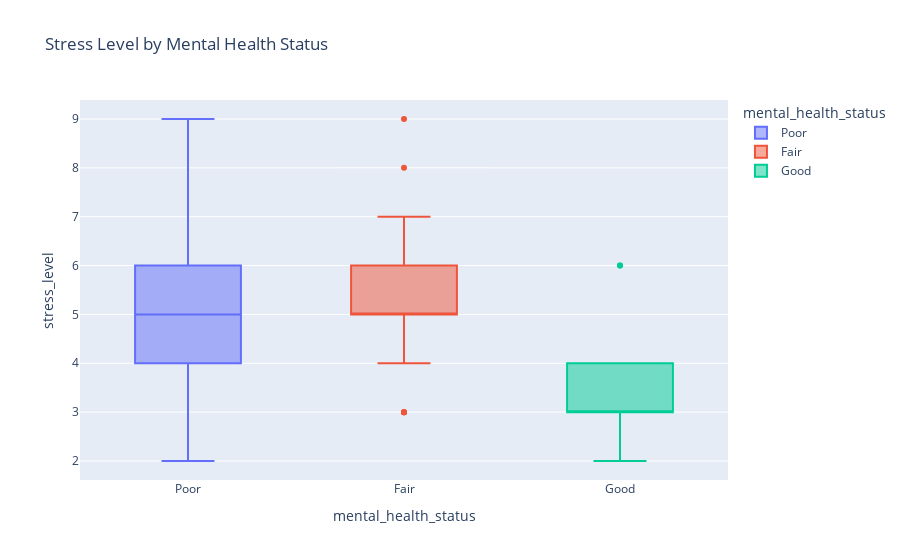

The notebook cell this image was saved under:
### Markdown cell above
it is seen that males are most depressed in general and females have more tendency to be of fair mental health status. In otheres category the amount of poor and fair mental health status are almost same. and it is clear that good mental health is less in all classes

### Code cell
#Stress Level vs Mental Health Status
fig = px.box(df, x='mental_health_status', y='stress_level', title='Stress Level by Mental Health Status', color='mental_health_status')
fig.show()

### Figure 1 — Plotly figure (JSON) as saved in the notebook; plotly's stock layout.template omitted (floating-point values rounded to 4 significant figures; data arrays with more than 128 entries replaced by an {"elided": "..."} marker saying what was removed)
{"data": [{"alignmentgroup": "True", "hovertemplate": "mental_health_status=%{x}<br>stress_level=%{y}<extra></extra>", "legendgroup": "Poor", "marker": {"color": "#636efa"}, "name": "Poor", "notched": false, "offsetgroup": "Poor", "orientation": "v", "showlegend": true, "type": "box", "x": {"elided": "141 str values"}, "x0": " ", "xaxis": "x", "y": {"elided": "141 int values"}, "y0": " ", "yaxis": "y"}, {"alignmentgroup": "True", "hovertemplate": "mental_health_status=%{x}<br>stress_level=%{y}<extra></extra>", "legendgroup": "Fair", "marker": {"color": "#EF553B"}, "name": "Fair", "notched": false, "offsetgroup": "Fair", "orientation": "v", "showlegend": true, "type": "box", "x": ["Fair", "Fair", "Fair", "Fair", "Fair", "Fair", "Fair", "Fair", "Fair", "Fair", "Fair", "Fair", "Fair", "Fair", "Fair", "Fair", "Fair", "Fair", "Fair", "Fair", "Fair", "Fair", "Fair", "Fair", "Fair", "Fair", "Fair", "Fair", "Fair", "Fair", "Fair", "Fair", "Fair", "Fair", "Fair", "Fair", "Fair", "Fair", "Fair", "Fair", "Fair", "Fair", "Fair", "Fair", "Fair"], "x0": " ", "xaxis": "x", "y": [9, 5, 5, 7, 3, 7, 6, 6, 5, 7, 6, 5, 3, 5, 6, 5, 3, 6, 6, 7, 4, 4, 4, 6, 5, 6, 5, 6, 4, 3, 5, 6, 5, 6, 6, 5, 8, 6, 5, 5, 4, 5, 7, 6, 6], "y0": " ", "yaxis": "y"}, {"alignmentgroup": "True", "hovertemplate": "mental_health_status=%{x}<br>stress_level=%{y}<extra></extra>", "legendgroup": "Good", "marker": {"color": "#00cc96"}, "name": "Good", "notched": false, "offsetgroup": "Good", "orientation": "v", "showlegend": true, "type": "box", "x": ["Good", "Good", "Good", "Good", "Good", "Good", "Good", "Good", "Good", "Good", "Good"], "x0": " ", "xaxis": "x", "y": [3, 6, 4, 4, 6, 3, 2, 3, 3, 3, 3], "y0": " ", "yaxis": "y"}], "layout": {"boxmode": "overlay", "legend": {"title": {"text": "mental_health_status"}, "tracegroupgap": 0}, "title": {"text": "Stress Level by Mental Health Status"}, "xaxis": {"anchor": "y", "categoryarray": ["Poor", "Fair", "Good"], "categoryorder": "array", "domain": [0, 1], "title": {"text": "mental_health_status"}}, "yaxis": {"anchor": "x", "domain": [0, 1], "title": {"text": "stress_level"}}}}
